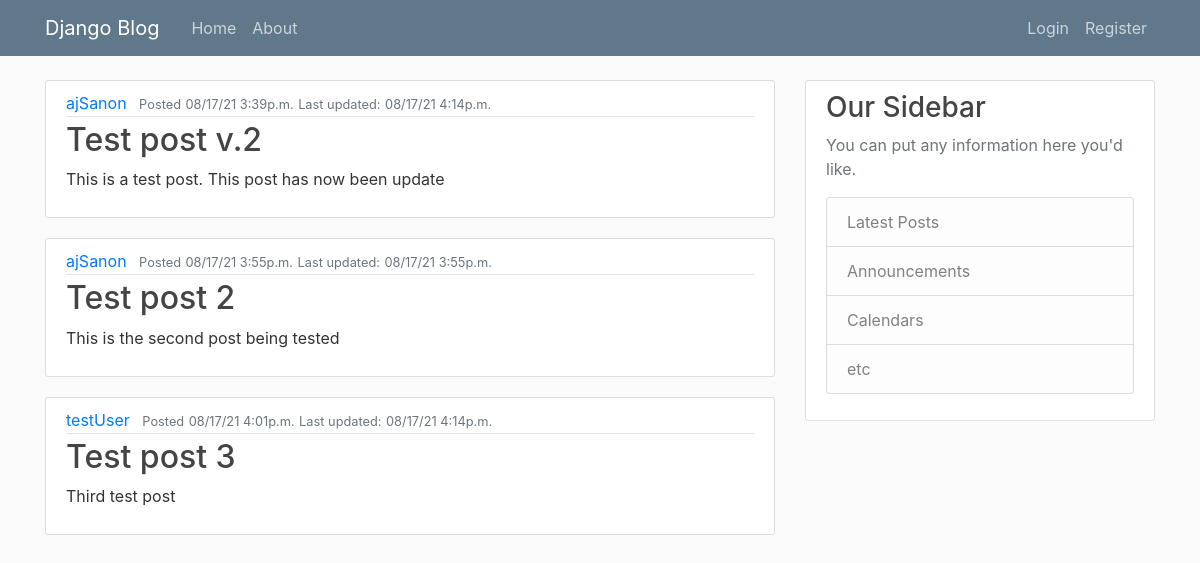
The page / on the database its author committed.
### blog/models.py (models this page shows, shortened)
class Post(models.Model):
    title = models.CharField(max_length = 100)      #characters field with max length rescription of 100
    content = models.TextField()
    date_posted = models.DateTimeField(default = timezone.now)
    last_modified = models.DateTimeField(auto_now= True) #every time post is changed this will be set the time it was sent
    author = models.ForeignKey(User, on_delete=models.CASCADE) #if user is deleted, delete the post as well

### blog/views.py (the view)
# urls.py: path('', views.home, name = 'blog-home'),
def home(request):
    context = {
        'posts': Post.objects.all() #collecting all the post info from its class
    }
    return render(request, 'blog/home.html', context)    #render still returns Httpresponse

### blog/templates/blog/home.html
{% extends "blog/base.html" %}
{% block content %}
    {% for post in posts %}
        <article class="media content-section">
            <div class="media-body">
            <div class="article-metadata">
                <a class="mr-2" href="#">{{ post.author }}</a>
                <small class="text-muted">Posted</small>
                <small class="text-muted">{{ post.date_posted|date:"m/d/y fa" }}</small>
                <small class = "text-muted">Last updated:</small>
                <small class="text-muted">{{post.last_modified| date:"m/d/y fa" }}</small>
            </div>
            <h2><a class="article-title" href="#">{{ post.title }}</a></h2>
            <p class="article-content">{{ post.content }}</p>
            </div>
        </article>
    {% endfor %}
{% endblock content %}

### blog/templates/blog/base.html (shortened to what this page needs)
{% load static %}
<!DOCTYPE html>
<html>
<head>
    <link rel="stylesheet" href="https://maxcdn.bootstrapcdn.com/bootstrap/4.0.0/css/bootstrap.min.css">
    <link rel="stylesheet" type="text/css" href="{% static 'blog/main.css' %}">
</head>
<body>
    <header class="site-header">
        <nav class="navbar navbar-expand-md navbar-dark bg-steel fixed-top">
          <div class="container">
            <a class="navbar-brand mr-4" href="{% url 'blog-home' %}">Django Blog</a>
            <div class="collapse navbar-collapse" id="navbarToggle">
              <div class="navbar-nav mr-auto">
                {% if user.is_authenticated %}
                  <a class="nav-item nav-link" href="{% url 'blog-home' %}">Home</a>
                {% else %}
                  <a class="nav-item nav-link" href="{% url 'login' %}">Home</a>
                {% endif %}
                <a class="nav-item nav-link" href="{% url 'blog-about' %}">About</a>
              </div>
              <div class="navbar-nav">
                {% if user.is_authenticated %}
                  <a class="nav-item nav-link" href="{% url 'profile' %}">Profile</a>
                  <a class="nav-item nav-link" href="{% url 'logout' %}">Logout</a>
                {% else %}
                  <a class="nav-item nav-link" href="{% url 'login' %}">Login</a>
                  <a class="nav-item nav-link" href="{% url 'register' %}">Register</a>
                {% endif %}
              </div>
            </div>
          </div>
        </nav>
    </header>
    <main role="main" class="container">
        <div class="row">
        <div class="col-md-8">
            {% block content %}{% endblock %}
        </div>
        <div class="col-md-4">
            <div class="content-section">
            <h3>Our Sidebar</h3>
            <p class='text-muted'>You can put any information here you'd like.
                <ul class="list-group">
                <li class="list-group-item list-group-item-light">Latest Posts</li>
                <li class="list-group-item list-group-item-light">Announcements</li>
                <li class="list-group-item list-group-item-light">Calendars</li>
                <li class="list-group-item list-group-item-light">etc</li>
                </ul>
            </p>
            </div>
        </div>
        </div>
    </main>
</body>
</html>

### blog/static/blog/main.css (style rules this page uses)
body { background: #fafafa; color: #333333; margin-top: 5rem; }
h1, h2, h3, h4, h5, h6 { color: #444444; }
ul { margin: 0; }
.bg-steel { background-color: #5f788a; }
.site-header .navbar-nav .nav-link { color: #cbd5db; }
.content-section { background: #ffffff; padding: 10px 20px; border: 1px solid #dddddd; border-radius: 3px; margin-bottom: 20px; }
.article-title { color: #444444; }
.article-content { white-space: pre-line; }
.article-metadata { padding-bottom: 1px; margin-bottom: 4px; border-bottom: 1px solid #e3e3e3 }

### rows shown on the page
Post: author "ajSanon", date_posted "08/17/21 3:39p.m.", last_modified "08/17/21 4:14p.m.", title "Test post v.2", content "This is a test post. This post has now been update"
Post: author "ajSanon", date_posted "08/17/21 3:55p.m.", last_modified "08/17/21 3:55p.m.", title "Test post 2", content "This is the second post being tested"
Post: author "testUser", date_posted "08/17/21 4:01p.m.", last_modified "08/17/21 4:14p.m.", title "Test post 3", content "Third test post"
